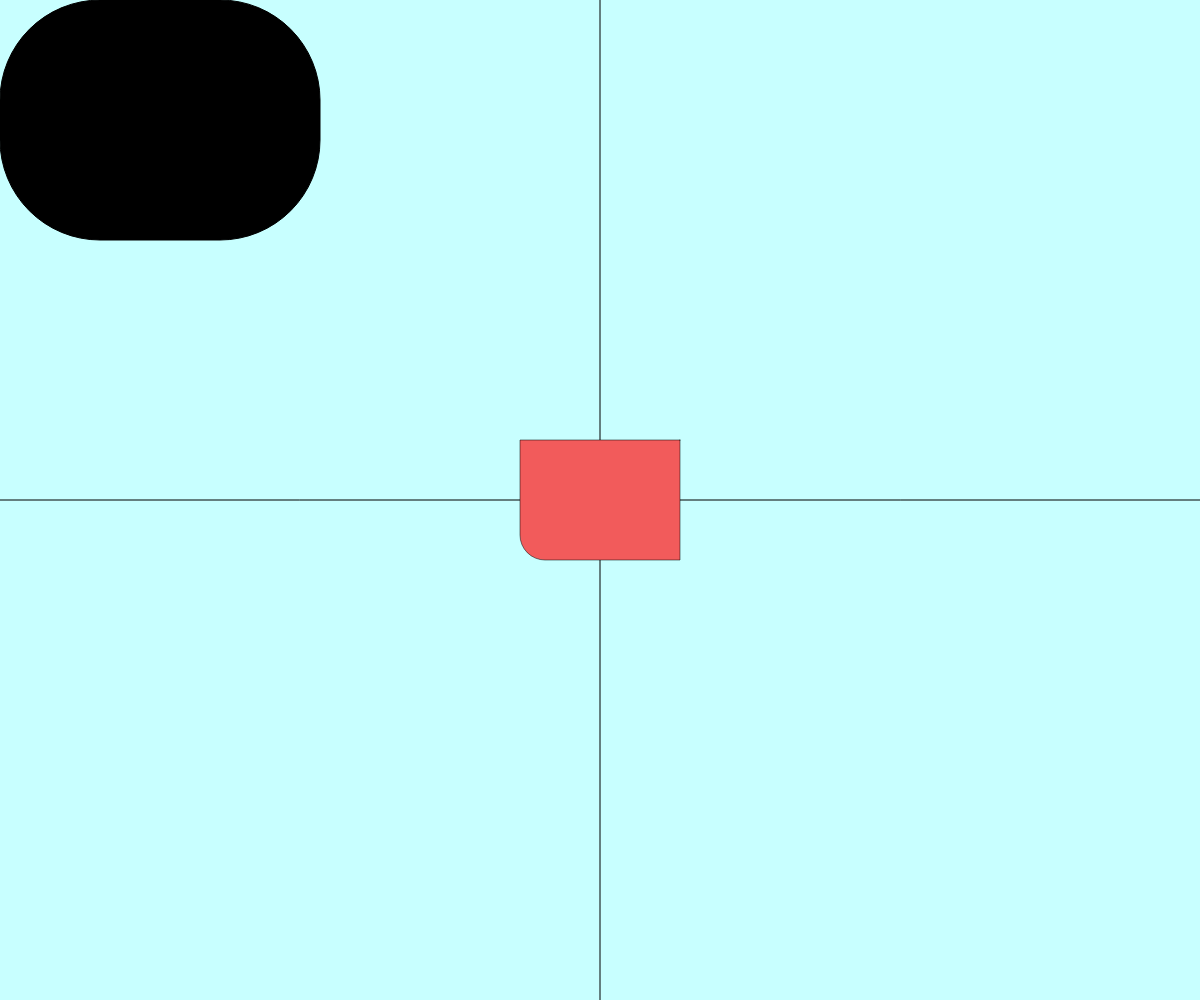
Frame 1 (no input)
Frame 60 (no input): identical to frame 1, image omitted
Frame 120 (the mouse pressed at the canvas centre since frame 60): identical to frame 1, image omitted

The p5.js sketch that drew this single still picture (run headless with seeded random() and noise() and a simulated clock; from frame 60 on, the mouse is pressed at the canvas centre):

// p5.js sketch
// ── sketch.js
const vidWidth = 320;
const vidHeight = 240;
const scaleFactor = 0.5;

function setup() {
  createCanvas(windowWidth, windowHeight);
  // rectMode(CENTER);
}

function draw() {
  // background(100, 200, 220);
  background(200, 255, 255);

  line(0,height/2,width,height/2);
  line(width/2,0,width/2,height);



  //noStroke();

  push();
  // translate(vidWidth*scaleFactor,0);
  translate(vidWidth*scaleFactor,0);
  translate(width/2,height/2);
  translate(((-vidWidth*scaleFactor)/2),((-vidHeight*scaleFactor)/2));


  scale(-scaleFactor,scaleFactor);
  fill(242, 91, 91);
  rect(0, 0, vidWidth, vidHeight,0,0,50,0);
  pop();

  push();
  fill(0);
  rect(0, 0, vidWidth, vidHeight ,100);
  pop();






}
